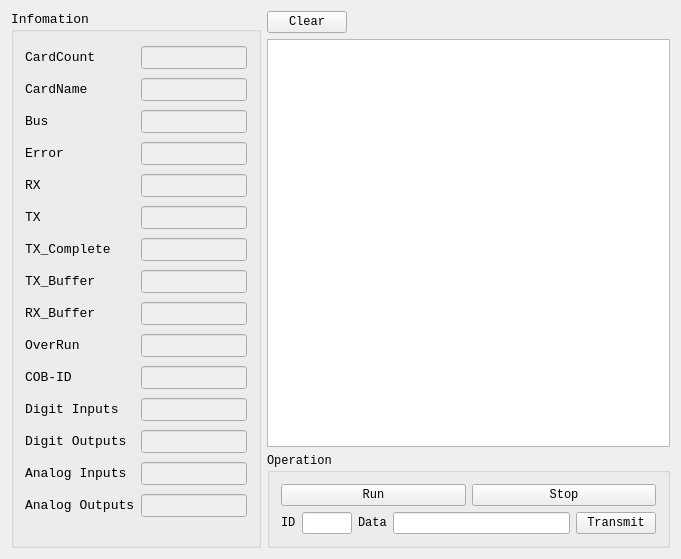
<?xml version="1.0" encoding="UTF-8"?>
<ui version="4.0">
 <class>CanOpenTestDlg</class>
 <widget class="QWidget" name="CanOpenTestDlg">
  <property name="geometry">
   <rect>
    <x>0</x>
    <y>0</y>
    <width>681</width>
    <height>559</height>
   </rect>
  </property>
  <property name="sizePolicy">
   <sizepolicy hsizetype="Fixed" vsizetype="Preferred">
    <horstretch>0</horstretch>
    <verstretch>0</verstretch>
   </sizepolicy>
  </property>
  <property name="minimumSize">
   <size>
    <width>600</width>
    <height>0</height>
   </size>
  </property>
  <property name="maximumSize">
   <size>
    <width>800</width>
    <height>16777215</height>
   </size>
  </property>
  <property name="font">
   <font>
    <family>Consolas</family>
   </font>
  </property>
  <property name="windowTitle">
   <string>CanTest</string>
  </property>
  <layout class="QHBoxLayout" name="horizontalLayout_3">
   <item>
    <widget class="QGroupBox" name="groupBox">
     <property name="enabled">
      <bool>true</bool>
     </property>
     <property name="sizePolicy">
      <sizepolicy hsizetype="Maximum" vsizetype="Preferred">
       <horstretch>0</horstretch>
       <verstretch>0</verstretch>
      </sizepolicy>
     </property>
     <property name="minimumSize">
      <size>
       <width>250</width>
       <height>0</height>
      </size>
     </property>
     <property name="maximumSize">
      <size>
       <width>250</width>
       <height>16777215</height>
      </size>
     </property>
     <property name="font">
      <font>
       <pointsize>10</pointsize>
       <weight>50</weight>
       <bold>false</bold>
       <underline>false</underline>
      </font>
     </property>
     <property name="title">
      <string>Infomation</string>
     </property>
     <layout class="QGridLayout" name="gridLayout">
      <item row="1" column="1">
       <widget class="QLineEdit" name="lineEditCardName">
        <property name="enabled">
         <bool>false</bool>
        </property>
       </widget>
      </item>
      <item row="8" column="0">
       <widget class="QLabel" name="label_15">
        <property name="text">
         <string>RX_Buffer</string>
        </property>
        <property name="buddy">
         <cstring>lineEditRXBuffer</cstring>
        </property>
       </widget>
      </item>
      <item row="6" column="0">
       <widget class="QLabel" name="labelTXCom">
        <property name="text">
         <string>TX_Complete</string>
        </property>
        <property name="buddy">
         <cstring>lineEditTXCom</cstring>
        </property>
       </widget>
      </item>
      <item row="9" column="0">
       <widget class="QLabel" name="label_14">
        <property name="text">
         <string>OverRun</string>
        </property>
        <property name="buddy">
         <cstring>lineEditOverRun</cstring>
        </property>
       </widget>
      </item>
      <item row="8" column="1">
       <widget class="QLineEdit" name="lineEditRXBuffer">
        <property name="enabled">
         <bool>false</bool>
        </property>
       </widget>
      </item>
      <item row="9" column="1">
       <widget class="QLineEdit" name="lineEditOverRun">
        <property name="enabled">
         <bool>false</bool>
        </property>
       </widget>
      </item>
      <item row="4" column="1">
       <widget class="QLineEdit" name="lineEditRX">
        <property name="enabled">
         <bool>false</bool>
        </property>
       </widget>
      </item>
      <item row="12" column="0">
       <widget class="QLabel" name="label_7">
        <property name="text">
         <string>Digit Outputs</string>
        </property>
        <property name="buddy">
         <cstring>lineEditDO</cstring>
        </property>
       </widget>
      </item>
      <item row="5" column="1">
       <widget class="QLineEdit" name="lineEditTX">
        <property name="enabled">
         <bool>false</bool>
        </property>
       </widget>
      </item>
      <item row="11" column="0">
       <widget class="QLabel" name="label_3">
        <property name="text">
         <string>Digit Inputs</string>
        </property>
        <property name="buddy">
         <cstring>lineEditDI</cstring>
        </property>
       </widget>
      </item>
      <item row="6" column="1">
       <widget class="QLineEdit" name="lineEditTXCom">
        <property name="enabled">
         <bool>false</bool>
        </property>
       </widget>
      </item>
      <item row="4" column="0">
       <widget class="QLabel" name="label_12">
        <property name="text">
         <string>RX</string>
        </property>
        <property name="buddy">
         <cstring>lineEditRX</cstring>
        </property>
       </widget>
      </item>
      <item row="11" column="1">
       <widget class="QLineEdit" name="lineEditDI">
        <property name="enabled">
         <bool>false</bool>
        </property>
       </widget>
      </item>
      <item row="3" column="0">
       <widget class="QLabel" name="label_9">
        <property name="text">
         <string>Error</string>
        </property>
        <property name="buddy">
         <cstring>lineEditError</cstring>
        </property>
       </widget>
      </item>
      <item row="12" column="1">
       <widget class="QLineEdit" name="lineEditDO">
        <property name="enabled">
         <bool>false</bool>
        </property>
       </widget>
      </item>
      <item row="7" column="1">
       <widget class="QLineEdit" name="lineEditTXBuffer">
        <property name="enabled">
         <bool>false</bool>
        </property>
       </widget>
      </item>
      <item row="0" column="0">
       <widget class="QLabel" name="label">
        <property name="text">
         <string>CardCount</string>
        </property>
        <property name="buddy">
         <cstring>lineEditCardCount</cstring>
        </property>
       </widget>
      </item>
      <item row="3" column="1">
       <widget class="QLineEdit" name="lineEditError">
        <property name="enabled">
         <bool>false</bool>
        </property>
       </widget>
      </item>
      <item row="5" column="0">
       <widget class="QLabel" name="label_10">
        <property name="text">
         <string>TX</string>
        </property>
        <property name="buddy">
         <cstring>lineEditTX</cstring>
        </property>
       </widget>
      </item>
      <item row="0" column="1">
       <widget class="QLineEdit" name="lineEditCardCount">
        <property name="enabled">
         <bool>false</bool>
        </property>
        <property name="clearButtonEnabled">
         <bool>false</bool>
        </property>
       </widget>
      </item>
      <item row="7" column="0">
       <widget class="QLabel" name="label_11">
        <property name="text">
         <string>TX_Buffer</string>
        </property>
        <property name="buddy">
         <cstring>lineEditTXBuffer</cstring>
        </property>
       </widget>
      </item>
      <item row="2" column="0">
       <widget class="QLabel" name="label_8">
        <property name="text">
         <string>Bus</string>
        </property>
        <property name="buddy">
         <cstring>lineEditBus</cstring>
        </property>
       </widget>
      </item>
      <item row="13" column="1">
       <widget class="QLineEdit" name="lineEditAI">
        <property name="enabled">
         <bool>false</bool>
        </property>
       </widget>
      </item>
      <item row="10" column="0">
       <widget class="QLabel" name="label_6">
        <property name="text">
         <string>COB-ID</string>
        </property>
        <property name="buddy">
         <cstring>lineEditNodeID</cstring>
        </property>
       </widget>
      </item>
      <item row="13" column="0">
       <widget class="QLabel" name="label_4">
        <property name="text">
         <string>Analog Inputs</string>
        </property>
        <property name="buddy">
         <cstring>lineEditAI</cstring>
        </property>
       </widget>
      </item>
      <item row="10" column="1">
       <widget class="QLineEdit" name="lineEditNodeID">
        <property name="enabled">
         <bool>false</bool>
        </property>
       </widget>
      </item>
      <item row="1" column="0">
       <widget class="QLabel" name="label_2">
        <property name="text">
         <string>CardName</string>
        </property>
        <property name="buddy">
         <cstring>lineEditCardName</cstring>
        </property>
       </widget>
      </item>
      <item row="2" column="1">
       <widget class="QLineEdit" name="lineEditBus">
        <property name="enabled">
         <bool>false</bool>
        </property>
       </widget>
      </item>
      <item row="14" column="1">
       <widget class="QLineEdit" name="lineEditAO">
        <property name="enabled">
         <bool>false</bool>
        </property>
       </widget>
      </item>
      <item row="14" column="0">
       <widget class="QLabel" name="label_5">
        <property name="text">
         <string>Analog Outputs</string>
        </property>
        <property name="buddy">
         <cstring>lineEditAO</cstring>
        </property>
       </widget>
      </item>
     </layout>
    </widget>
   </item>
   <item>
    <layout class="QVBoxLayout" name="verticalLayout_2">
     <item>
      <layout class="QGridLayout" name="gridLayout_2">
       <item row="1" column="0" colspan="3">
        <widget class="QTextEdit" name="textEdit">
         <property name="sizePolicy">
          <sizepolicy hsizetype="Expanding" vsizetype="Expanding">
           <horstretch>0</horstretch>
           <verstretch>0</verstretch>
          </sizepolicy>
         </property>
        </widget>
       </item>
       <item row="0" column="2">
        <widget class="QLabel" name="labelMsgRev">
         <property name="maximumSize">
          <size>
           <width>100</width>
           <height>16777215</height>
          </size>
         </property>
         <property name="text">
          <string/>
         </property>
        </widget>
       </item>
       <item row="0" column="0">
        <widget class="QPushButton" name="clearPushButton">
         <property name="text">
          <string>Clear</string>
         </property>
        </widget>
       </item>
       <item row="0" column="1">
        <spacer name="horizontalSpacer">
         <property name="orientation">
          <enum>Qt::Horizontal</enum>
         </property>
         <property name="sizeHint" stdset="0">
          <size>
           <width>40</width>
           <height>20</height>
          </size>
         </property>
        </spacer>
       </item>
      </layout>
     </item>
     <item>
      <widget class="QGroupBox" name="groupBox_2">
       <property name="sizePolicy">
        <sizepolicy hsizetype="Preferred" vsizetype="Preferred">
         <horstretch>0</horstretch>
         <verstretch>0</verstretch>
        </sizepolicy>
       </property>
       <property name="minimumSize">
        <size>
         <width>400</width>
         <height>0</height>
        </size>
       </property>
       <property name="title">
        <string>Operation</string>
       </property>
       <layout class="QVBoxLayout" name="verticalLayout">
        <item>
         <layout class="QHBoxLayout" name="horizontalLayout_2">
          <item>
           <widget class="QPushButton" name="runPushButton">
            <property name="text">
             <string>Run</string>
            </property>
           </widget>
          </item>
          <item>
           <widget class="QPushButton" name="stopPushButton">
            <property name="text">
             <string>Stop</string>
            </property>
           </widget>
          </item>
         </layout>
        </item>
        <item>
         <layout class="QHBoxLayout" name="horizontalLayout">
          <item>
           <widget class="QLabel" name="label_13">
            <property name="text">
             <string>ID</string>
            </property>
            <property name="buddy">
             <cstring>lineEditID</cstring>
            </property>
           </widget>
          </item>
          <item>
           <widget class="QLineEdit" name="lineEditID">
            <property name="sizePolicy">
             <sizepolicy hsizetype="Maximum" vsizetype="Fixed">
              <horstretch>0</horstretch>
              <verstretch>0</verstretch>
             </sizepolicy>
            </property>
            <property name="minimumSize">
             <size>
              <width>50</width>
              <height>0</height>
             </size>
            </property>
            <property name="maximumSize">
             <size>
              <width>50</width>
              <height>16777215</height>
             </size>
            </property>
           </widget>
          </item>
          <item>
           <widget class="QLabel" name="label_16">
            <property name="text">
             <string>Data</string>
            </property>
            <property name="buddy">
             <cstring>lineEditData</cstring>
            </property>
           </widget>
          </item>
          <item>
           <widget class="QLineEdit" name="lineEditData"/>
          </item>
          <item>
           <widget class="QPushButton" name="transmitPushButton">
            <property name="text">
             <string>Transmit</string>
            </property>
           </widget>
          </item>
         </layout>
        </item>
       </layout>
      </widget>
     </item>
    </layout>
   </item>
  </layout>
 </widget>
 <layoutdefault spacing="6" margin="11"/>
 <tabstops>
  <tabstop>lineEditCardCount</tabstop>
  <tabstop>lineEditCardName</tabstop>
  <tabstop>lineEditBus</tabstop>
  <tabstop>lineEditError</tabstop>
  <tabstop>lineEditRX</tabstop>
  <tabstop>lineEditTX</tabstop>
  <tabstop>lineEditTXCom</tabstop>
  <tabstop>lineEditTXBuffer</tabstop>
  <tabstop>lineEditRXBuffer</tabstop>
  <tabstop>lineEditOverRun</tabstop>
  <tabstop>lineEditNodeID</tabstop>
  <tabstop>lineEditDI</tabstop>
  <tabstop>lineEditDO</tabstop>
  <tabstop>lineEditAI</tabstop>
  <tabstop>lineEditAO</tabstop>
  <tabstop>clearPushButton</tabstop>
  <tabstop>textEdit</tabstop>
  <tabstop>runPushButton</tabstop>
  <tabstop>stopPushButton</tabstop>
  <tabstop>lineEditID</tabstop>
  <tabstop>lineEditData</tabstop>
  <tabstop>transmitPushButton</tabstop>
 </tabstops>
 <resources/>
 <connections/>
</ui>
